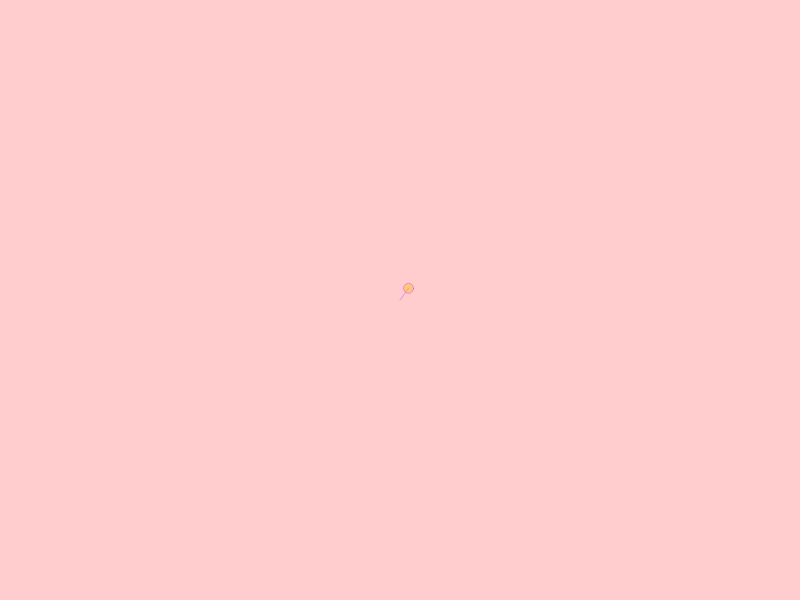
Frame 1 (no input)
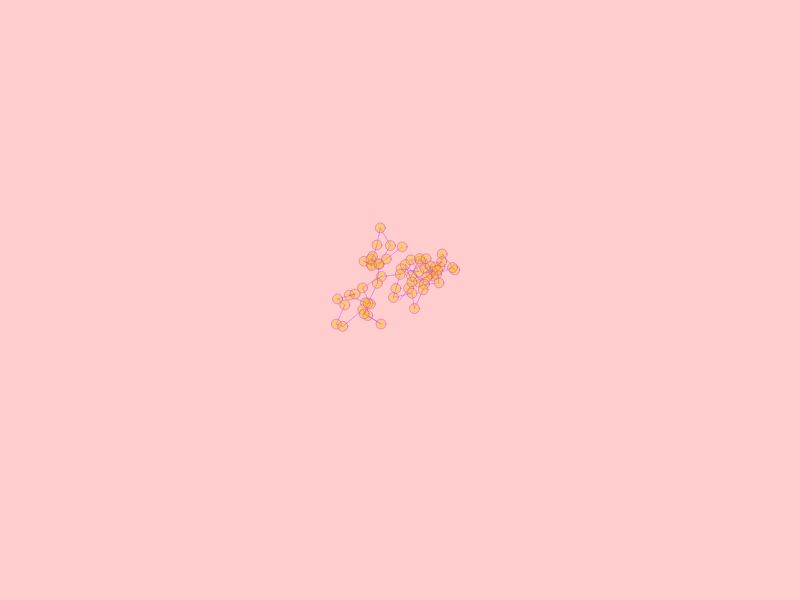
Frame 60 (no input)
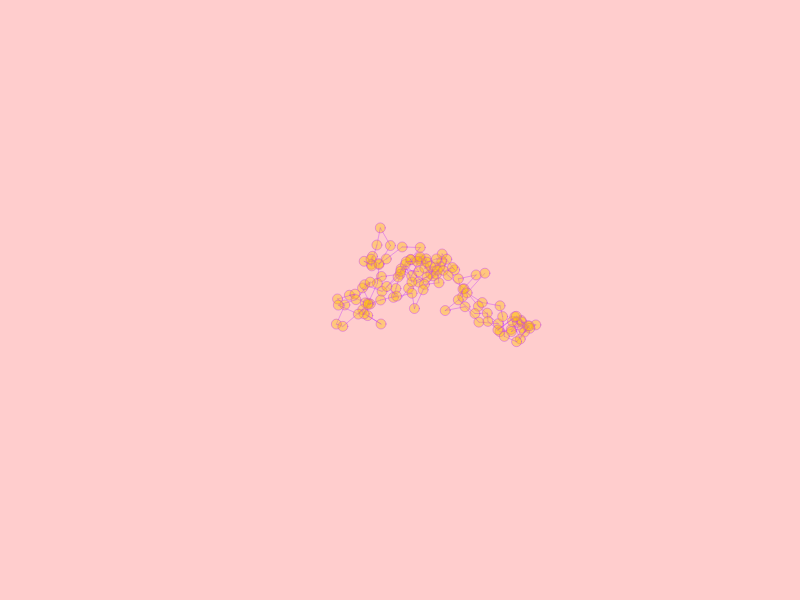
Frame 120 (the mouse pressed at the canvas centre since frame 60)

The p5.js sketch that drew these frames (run headless with seeded random() and noise() and a simulated clock; from frame 60 on, the mouse is pressed at the canvas centre):

// p5.js sketch
// ── sketch.js
// groovy

// at the top of the sketch
var r, g, b, x1, y1, x2, y2; // GLOBAL variables

function setup() {
  createCanvas(800, 600); // sets up the size of the canvas
  
  background(255, 205, 205);
  
  x1 = width/2;
  y1 = height/2;

}

function draw() {
      
    
  // these are variables:
  r = 192;
  g = 50;
  b = 255;
  
  x2 = x1+random(-20, 20);
  y2 = y1+random(-20, 20);
  
  // set a more interesting color
  noFill(); // don't draw a fill
  stroke(r, g, b, 100); // set the stroke to the nice purple
  line(x1, y1, x2, y2); // x1, y1, x2, y2
  
  fill(255, 192, 0, 100); // set the fill to yellow
  ellipse(x2, y2, 10, 10); // draw a circle
  
  // stash our new x and y for the next round
  x1 = x2;
  y1 = y2;
  
  // checking the boundaries
  if(x1>width) x1 = 0;
  if(x1<0) x1 = width;
  if(y1>height) y1 = 0;
  if(y1<0) y1 = height;
  
  
}

function keyReleased()
{
  if(key==' ') background(255, 205, 205);

}
